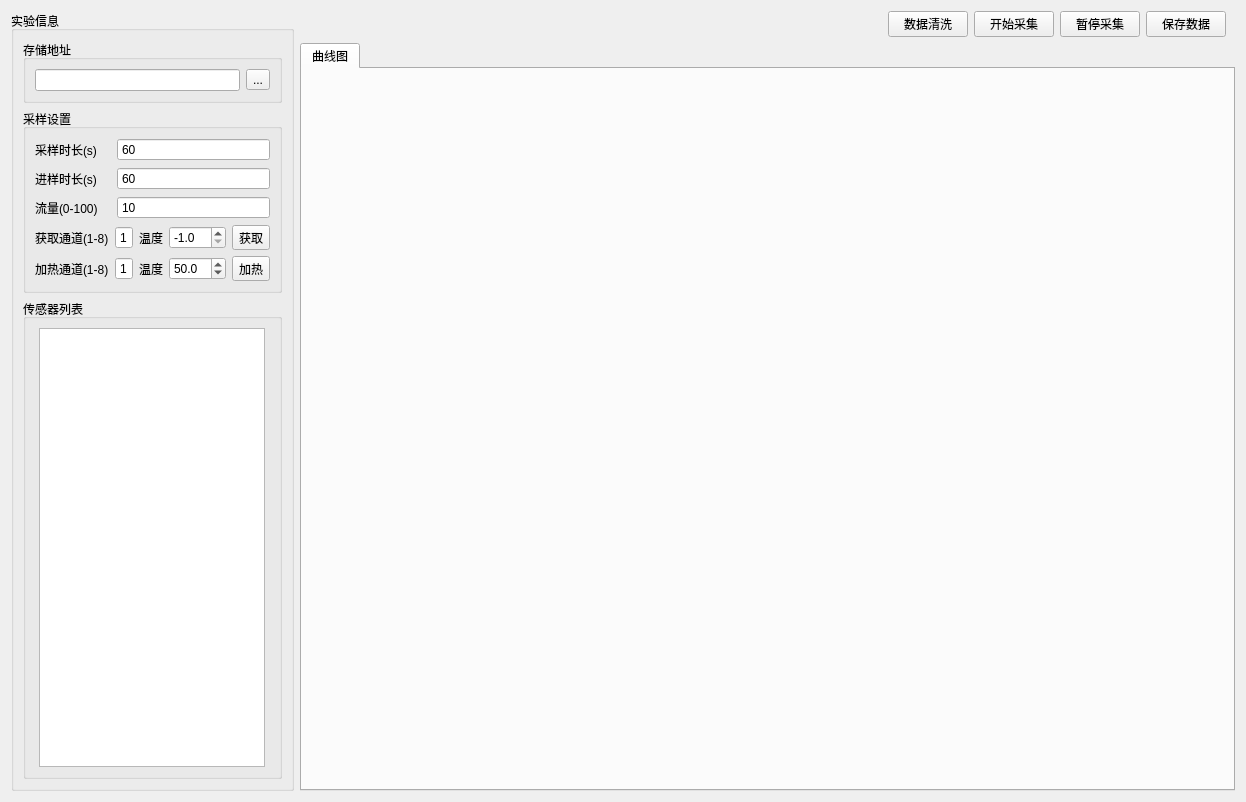
<?xml version="1.0" encoding="UTF-8"?>
<ui version="4.0">
 <class>Gragh_show</class>
 <widget class="QWidget" name="Gragh_show">
  <property name="geometry">
   <rect>
    <x>0</x>
    <y>0</y>
    <width>1246</width>
    <height>802</height>
   </rect>
  </property>
  <property name="windowTitle">
   <string>Form</string>
  </property>
  <layout class="QHBoxLayout" name="horizontalLayout_3">
   <item>
    <layout class="QGridLayout" name="gridLayout" rowstretch="0,0" columnstretch="1,4">
     <item row="0" column="0" rowspan="2">
      <widget class="QGroupBox" name="groupBox">
       <property name="font">
        <font>
         <weight>50</weight>
         <bold>false</bold>
        </font>
       </property>
       <property name="title">
        <string>实验信息</string>
       </property>
       <property name="flat">
        <bool>false</bool>
       </property>
       <property name="checkable">
        <bool>false</bool>
       </property>
       <layout class="QVBoxLayout" name="verticalLayout" stretch="1,3,10">
        <item>
         <widget class="QGroupBox" name="groupBox_2">
          <property name="title">
           <string>存储地址</string>
          </property>
          <layout class="QHBoxLayout" name="horizontalLayout_2">
           <item>
            <widget class="QLineEdit" name="Folder_lineEdit"/>
           </item>
           <item>
            <widget class="QToolButton" name="Folder_Button">
             <property name="text">
              <string>...</string>
             </property>
            </widget>
           </item>
          </layout>
         </widget>
        </item>
        <item>
         <widget class="QGroupBox" name="groupBox_3">
          <property name="title">
           <string>采样设置</string>
          </property>
          <layout class="QVBoxLayout" name="verticalLayout_2">
           <item>
            <layout class="QHBoxLayout" name="horizontalLayout_7" stretch="1,2">
             <item>
              <widget class="QLabel" name="label_2">
               <property name="layoutDirection">
                <enum>Qt::LeftToRight</enum>
               </property>
               <property name="text">
                <string>采样时长(s)</string>
               </property>
              </widget>
             </item>
             <item>
              <widget class="QSpinBox" name="Cleartime_spinBox">
               <property name="focusPolicy">
                <enum>Qt::WheelFocus</enum>
               </property>
               <property name="buttonSymbols">
                <enum>QAbstractSpinBox::NoButtons</enum>
               </property>
               <property name="value">
                <number>60</number>
               </property>
              </widget>
             </item>
            </layout>
           </item>
           <item>
            <layout class="QHBoxLayout" name="horizontalLayout_6" stretch="1,2">
             <item>
              <widget class="QLabel" name="label_3">
               <property name="layoutDirection">
                <enum>Qt::LeftToRight</enum>
               </property>
               <property name="text">
                <string>进样时长(s)</string>
               </property>
              </widget>
             </item>
             <item>
              <widget class="QSpinBox" name="Inputtime_spinBox">
               <property name="buttonSymbols">
                <enum>QAbstractSpinBox::NoButtons</enum>
               </property>
               <property name="value">
                <number>60</number>
               </property>
              </widget>
             </item>
            </layout>
           </item>
           <item>
            <layout class="QHBoxLayout" name="horizontalLayout_5" stretch="1,2">
             <item>
              <widget class="QLabel" name="label_4">
               <property name="layoutDirection">
                <enum>Qt::LeftToRight</enum>
               </property>
               <property name="text">
                <string>流量(0-100)</string>
               </property>
              </widget>
             </item>
             <item>
              <widget class="QSpinBox" name="Flowtime_spinBox">
               <property name="buttonSymbols">
                <enum>QAbstractSpinBox::NoButtons</enum>
               </property>
               <property name="maximum">
                <number>100</number>
               </property>
               <property name="value">
                <number>10</number>
               </property>
              </widget>
             </item>
            </layout>
           </item>
           <item>
            <layout class="QHBoxLayout" name="horizontalLayout_4" stretch="2,1,0,0,0">
             <item>
              <widget class="QLabel" name="label_5">
               <property name="layoutDirection">
                <enum>Qt::LeftToRight</enum>
               </property>
               <property name="text">
                <string>获取通道(1-8)</string>
               </property>
              </widget>
             </item>
             <item>
              <widget class="QSpinBox" name="Getchannel_spinBox">
               <property name="buttonSymbols">
                <enum>QAbstractSpinBox::NoButtons</enum>
               </property>
               <property name="minimum">
                <number>1</number>
               </property>
               <property name="maximum">
                <number>8</number>
               </property>
               <property name="value">
                <number>1</number>
               </property>
               <property name="displayIntegerBase">
                <number>10</number>
               </property>
              </widget>
             </item>
             <item>
              <widget class="QLabel" name="label_7">
               <property name="layoutDirection">
                <enum>Qt::LeftToRight</enum>
               </property>
               <property name="text">
                <string>温度</string>
               </property>
              </widget>
             </item>
             <item>
              <widget class="QDoubleSpinBox" name="Gettep_spinBox">
               <property name="decimals">
                <number>1</number>
               </property>
               <property name="minimum">
                <double>-1.000000000000000</double>
               </property>
               <property name="value">
                <double>-1.000000000000000</double>
               </property>
              </widget>
             </item>
             <item>
              <widget class="QToolButton" name="Gettep_Button">
               <property name="text">
                <string>获取</string>
               </property>
              </widget>
             </item>
            </layout>
           </item>
           <item>
            <layout class="QHBoxLayout" name="horizontalLayout_8" stretch="2,1,0,0,0">
             <item>
              <widget class="QLabel" name="label_6">
               <property name="layoutDirection">
                <enum>Qt::LeftToRight</enum>
               </property>
               <property name="text">
                <string>加热通道(1-8)</string>
               </property>
              </widget>
             </item>
             <item>
              <widget class="QSpinBox" name="Heatchannel_spinBox">
               <property name="buttonSymbols">
                <enum>QAbstractSpinBox::NoButtons</enum>
               </property>
               <property name="minimum">
                <number>1</number>
               </property>
               <property name="maximum">
                <number>8</number>
               </property>
               <property name="value">
                <number>1</number>
               </property>
               <property name="displayIntegerBase">
                <number>10</number>
               </property>
              </widget>
             </item>
             <item>
              <widget class="QLabel" name="label_8">
               <property name="layoutDirection">
                <enum>Qt::LeftToRight</enum>
               </property>
               <property name="text">
                <string>温度</string>
               </property>
              </widget>
             </item>
             <item>
              <widget class="QDoubleSpinBox" name="Heattep_SpinBox_2">
               <property name="decimals">
                <number>1</number>
               </property>
               <property name="minimum">
                <double>-1.000000000000000</double>
               </property>
               <property name="value">
                <double>50.000000000000000</double>
               </property>
              </widget>
             </item>
             <item>
              <widget class="QToolButton" name="Heat_Button">
               <property name="text">
                <string>加热</string>
               </property>
              </widget>
             </item>
            </layout>
           </item>
          </layout>
         </widget>
        </item>
        <item>
         <widget class="QGroupBox" name="groupBox_4">
          <property name="title">
           <string>传感器列表</string>
          </property>
          <layout class="QGridLayout" name="gridLayout_2">
           <item row="0" column="0">
            <widget class="QTableView" name="Senser_stableView">
             <property name="minimumSize">
              <size>
               <width>226</width>
               <height>0</height>
              </size>
             </property>
             <property name="maximumSize">
              <size>
               <width>226</width>
               <height>16777215</height>
              </size>
             </property>
            </widget>
           </item>
          </layout>
         </widget>
        </item>
       </layout>
      </widget>
     </item>
     <item row="0" column="1">
      <widget class="QWidget" name="widget" native="true">
       <layout class="QHBoxLayout" name="horizontalLayout">
        <property name="topMargin">
         <number>0</number>
        </property>
        <property name="bottomMargin">
         <number>0</number>
        </property>
        <item>
         <spacer name="horizontalSpacer">
          <property name="orientation">
           <enum>Qt::Horizontal</enum>
          </property>
          <property name="sizeHint" stdset="0">
           <size>
            <width>40</width>
            <height>20</height>
           </size>
          </property>
         </spacer>
        </item>
        <item>
         <widget class="QPushButton" name="Dataclear_Button">
          <property name="maximumSize">
           <size>
            <width>100</width>
            <height>32</height>
           </size>
          </property>
          <property name="autoFillBackground">
           <bool>false</bool>
          </property>
          <property name="text">
           <string>数据清洗</string>
          </property>
         </widget>
        </item>
        <item>
         <widget class="QPushButton" name="Collectbegin_Button">
          <property name="maximumSize">
           <size>
            <width>100</width>
            <height>32</height>
           </size>
          </property>
          <property name="text">
           <string>开始采集</string>
          </property>
         </widget>
        </item>
        <item>
         <widget class="QPushButton" name="Pause_Button">
          <property name="maximumSize">
           <size>
            <width>100</width>
            <height>32</height>
           </size>
          </property>
          <property name="text">
           <string>暂停采集</string>
          </property>
         </widget>
        </item>
        <item>
         <widget class="QPushButton" name="Save_Button">
          <property name="maximumSize">
           <size>
            <width>100</width>
            <height>32</height>
           </size>
          </property>
          <property name="text">
           <string>保存数据</string>
          </property>
         </widget>
        </item>
       </layout>
      </widget>
     </item>
     <item row="1" column="1">
      <widget class="QTabWidget" name="tabWidget">
       <property name="currentIndex">
        <number>0</number>
       </property>
       <widget class="QWidget" name="Line_Show">
        <attribute name="title">
         <string>曲线图</string>
        </attribute>
        <layout class="QGridLayout" name="gridLayout_5">
         <item row="0" column="0">
          <layout class="QVBoxLayout" name="Linegragh_Layout"/>
         </item>
        </layout>
       </widget>
      </widget>
     </item>
    </layout>
   </item>
  </layout>
 </widget>
 <resources>
  <include location="../images/icon.qrc"/>
 </resources>
 <connections/>
</ui>
